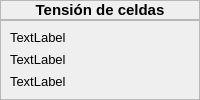
                  <widget class="QWidget" name="page2">
                   <layout class="QVBoxLayout" name="verticalLayout_29">
                    <property name="spacing">
                     <number>0</number>
                    </property>
                    <property name="leftMargin">
                     <number>0</number>
                    </property>
                    <property name="topMargin">
                     <number>0</number>
                    </property>
                    <property name="rightMargin">
                     <number>0</number>
                    </property>
                    <property name="bottomMargin">
                     <number>0</number>
                    </property>
                    <item>
                     <widget class="QFrame" name="frame_inf1_12">
                      <property name="minimumSize">
                       <size>
                        <width>0</width>
                        <height>20</height>
                       </size>
                      </property>
                      <property name="frameShape">
                       <enum>QFrame::StyledPanel</enum>
                      </property>
                      <property name="frameShadow">
                       <enum>QFrame::Raised</enum>
                      </property>
                      <layout class="QHBoxLayout" name="horizontalLayout_51">
                       <property name="spacing">
                        <number>0</number>
                       </property>
                       <property name="leftMargin">
                        <number>0</number>
                       </property>
                       <property name="topMargin">
                        <number>0</number>
                       </property>
                       <property name="rightMargin">
                        <number>0</number>
                       </property>
                       <property name="bottomMargin">
                        <number>0</number>
                       </property>
                       <item>
                        <widget class="QLabel" name="label_info1_12">
                         <property name="font">
                          <font>
                           <family>Arial</family>
                           <pointsize>11</pointsize>
                           <weight>75</weight>
                           <italic>false</italic>
                           <bold>true</bold>
                           <underline>false</underline>
                           <strikeout>false</strikeout>
                          </font>
                         </property>
                         <property name="text">
                          <string>Tensión de celdas</string>
                         </property>
                         <property name="alignment">
                          <set>Qt::AlignCenter</set>
                         </property>
                        </widget>
                       </item>
                      </layout>
                     </widget>
                    </item>
                    <item>
                     <widget class="QFrame" name="frame_inf2_12">
                      <property name="sizePolicy">
                       <sizepolicy hsizetype="Preferred" vsizetype="Expanding">
                        <horstretch>0</horstretch>
                        <verstretch>0</verstretch>
                       </sizepolicy>
                      </property>
                      <property name="frameShape">
                       <enum>QFrame::StyledPanel</enum>
                      </property>
                      <property name="frameShadow">
                       <enum>QFrame::Raised</enum>
                      </property>
                      <layout class="QVBoxLayout" name="verticalLayout_47">
                       <item>
                        <widget class="QLabel" name="label_info2_1">
                         <property name="font">
                          <font>
                           <family>Arial</family>
                           <pointsize>10</pointsize>
                          </font>
                         </property>
                         <property name="text">
                          <string>TextLabel</string>
                         </property>
                         <property name="alignment">
                          <set>Qt::AlignLeading|Qt::AlignLeft|Qt::AlignTop</set>
                         </property>
                        </widget>
                       </item>
                       <item>
                        <widget class="QLabel" name="label_info2_2">
                         <property name="font">
                          <font>
                           <family>Arial</family>
                           <pointsize>10</pointsize>
                          </font>
                         </property>
                         <property name="text">
                          <string>TextLabel</string>
                         </property>
                         <property name="alignment">
                          <set>Qt::AlignLeading|Qt::AlignLeft|Qt::AlignTop</set>
                         </property>
                        </widget>
                       </item>
                       <item>
                        <widget class="QLabel" name="label_info2_3">
                         <property name="font">
                          <font>
                           <family>Arial</family>
                           <pointsize>10</pointsize>
                          </font>
                         </property>
                         <property name="text">
                          <string>TextLabel</string>
                         </property>
                         <property name="alignment">
                          <set>Qt::AlignLeading|Qt::AlignLeft|Qt::AlignTop</set>
                         </property>
                        </widget>
                       </item>
                      </layout>
                     </widget>
                    </item>
                   </layout>
                  </widget>
